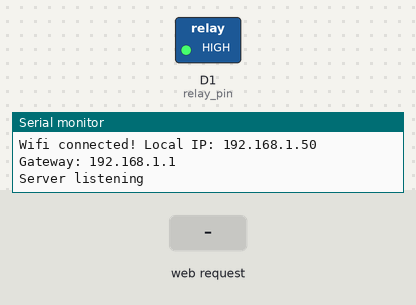
The sketch below on a simulated ESP8266 (NodeMCU). On the bench: switched loads named in the sketch (green lamp = pin HIGH), the last lines printed to the serial monitor. The test bench sets the inputs (shaded band). WiFi joins after 1.5 s; servers stay silent unless stated.

Above: at 2.7 s.
2.8 s: HTTP request GET /pulse received
At 3.6 s:
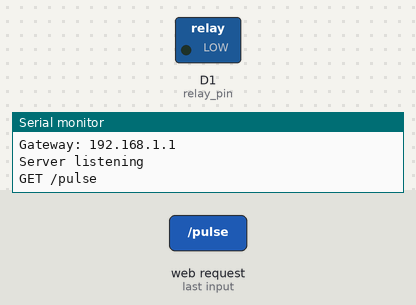
5.3 s: HTTP request GET / received
6.8 s: HTTP request GET /on received
Timing chart, 0 to 9.8 s (numbered marks = the images above; inputs shaded):
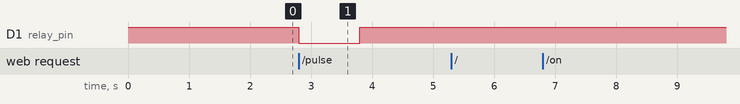

Measured:
- after the input at 2.8 s, D1 (relay_pin): HIGH → LOW at once, → HIGH 1.0 s later

The sketch:

esp8266-wifi-control.ino
```cpp
/*
 * Wifi control using ESP8266 (ESP12)
 * Alexandre Bolzon <blzn@mail.ru>
 * April 2020
 */

#include <ESP8266WiFi.h>
#include <ESP8266WebServer.h>

// nodemcu pins

#define D0 16
#define D1 5
#define D2 4
#define D3 0
#define D4 2
#define D5 14
#define D6 12
#define D7 13
#define D8 15

IPAddress localip(192, 168, 0, 77);
IPAddress gateway(192, 168, 0, 1);
IPAddress subnet(255, 255, 255, 0);

const int relay_pin = D1;
const char* ssid = "";
const char* pwd = "";

ESP8266WebServer server(80);

void ok() {
  static char* html = "" \
    "<html lang=\"en-US\">" \
    "<head>" \
    "<title>Pin control (D1)</title>" \
    "<script src=\"https://code.jquery.com/jquery-3.5.0.min.js\"></script>" \
    "</head>" \
    "<body>" \
    "<script>" \
    "var baseurl = 'http://192.168.0.77/';" \
    "function call(action) {" \
    "  $.get(baseurl + action, function() {});" \
    "}" \
    "</script>" \
    "<h3>Pin control (D1)</h3>" \
    "<button onclick=\"call('on')\">On</button> " \
    "<button onclick=\"call('off')\">Off</button> " \
    "<button onclick=\"call('pulse')\">Pulse</button>" \
    "</body>" \
    "</html>";

  Serial.println("GET /ok");
  server.send(200, "text/html", html);
}

void not_found() {
  Serial.println("Not found");
  server.send(404, "text/html", "Not found");
}

void pulse() {
  Serial.println("GET /pulse");
  digitalWrite(relay_pin, LOW);
  delay(1000);
  digitalWrite(relay_pin, HIGH);
  server.send(200, "text/html", "Pulsed");
}

void init_wifi() {
  Serial.print("Connecting to wifi: ");
  Serial.println(ssid);

  WiFi.mode(WIFI_STA);
  WiFi.hostname("esp8266");
  WiFi.config(localip, gateway, subnet);
  WiFi.begin(ssid, pwd);

  if (WiFi.waitForConnectResult() != WL_CONNECTED) {
    Serial.println("Wifi connection failed! Rebooting...");
    delay(5000);
    ESP.restart();
  }

  Serial.print("Wifi connected! Local IP: ");
  Serial.println(WiFi.localIP());

  Serial.print("Gateway: ");
  Serial.println(WiFi.gatewayIP());
}

void init_server() {
  server.on("/", ok);
  server.on("/pulse", pulse);

  server.on("/on", []() {
    Serial.println("GET /on");
    digitalWrite(relay_pin, HIGH);
    server.send(200, "text/html", "On");
  });

  server.on("/off", []() {
    Serial.println("GET /off");
    digitalWrite(relay_pin, LOW);
    server.send(200, "text/html", "Off");
  });

  server.onNotFound(not_found);
  server.begin();

  Serial.println("Server listening");
}

void setup() {
  pinMode(relay_pin, OUTPUT);
  digitalWrite(relay_pin, HIGH);

  Serial.begin(115200);
  Serial.println();
  Serial.println("Initializing");

  init_wifi();
  init_server();
}

void loop() {
  server.handleClient();
}
```
